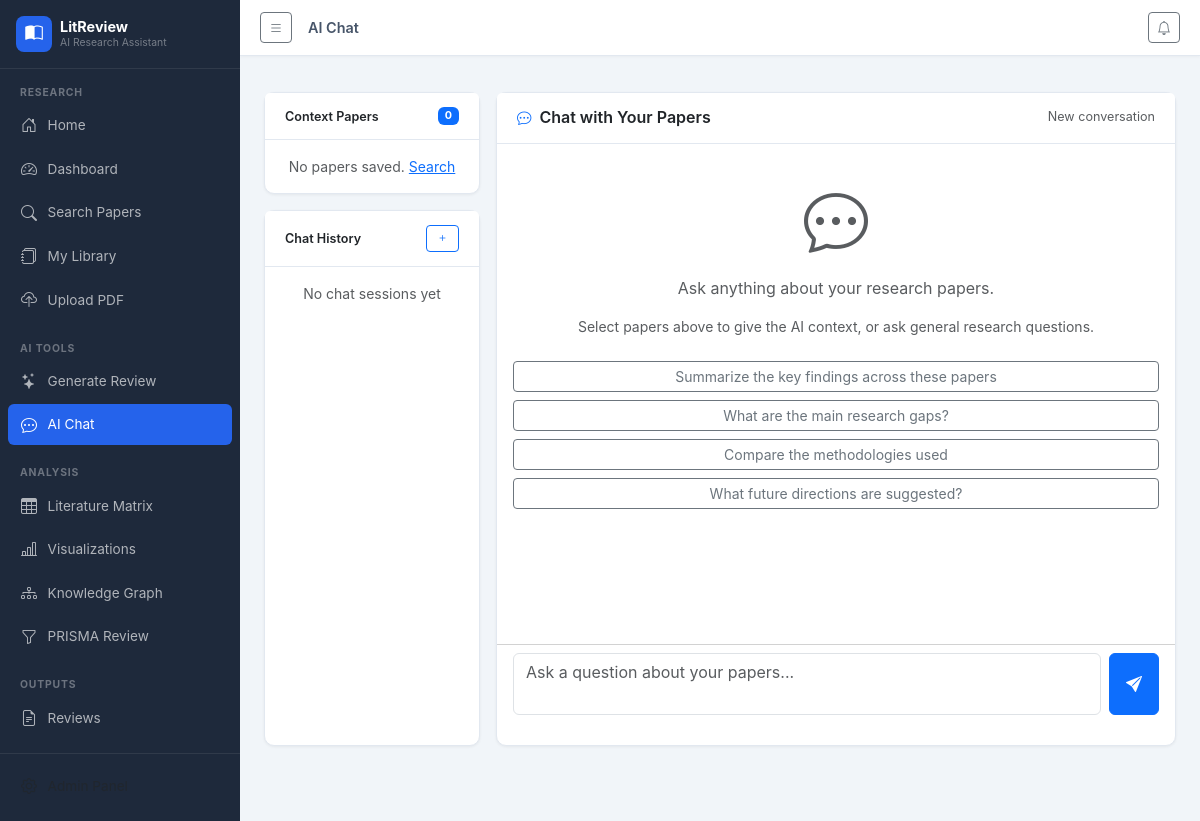
The page /ai/chat on the database as committed earlier.
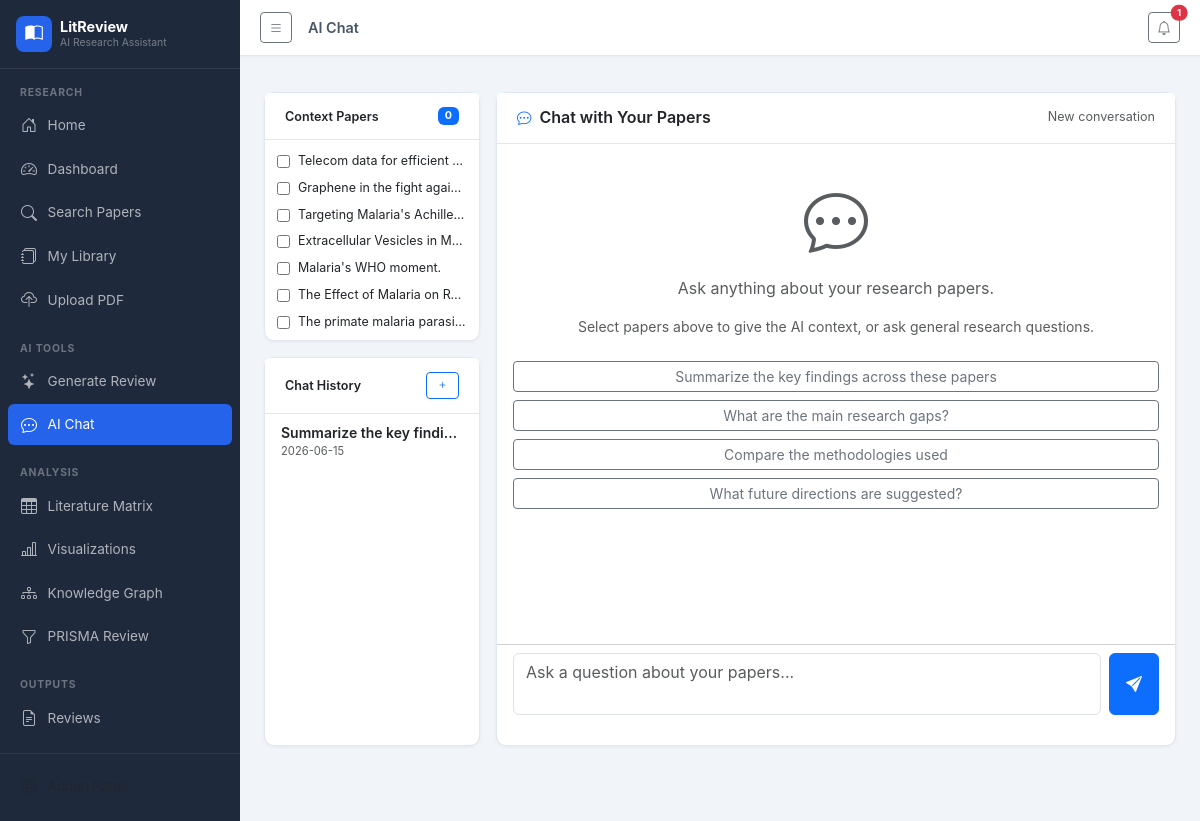
The same page on the database as committed later.
### tables this page shows
CREATE TABLE papers (
            id INTEGER PRIMARY KEY AUTOINCREMENT,
            title TEXT NOT NULL,
            authors TEXT,
            abstract TEXT,
            year INTEGER,
            doi TEXT,
            url TEXT,
            journal TEXT,
            citations_count INTEGER DEFAULT 0,
            source TEXT,
            keywords TEXT,
            full_text TEXT,
            created_at TIMESTAMP DEFAULT CURRENT_TIMESTAMP
        );

CREATE TABLE chat_sessions (
            id INTEGER PRIMARY KEY AUTOINCREMENT,
            title TEXT,
            context_type TEXT DEFAULT 'general',
            context_ids TEXT,
            created_at TIMESTAMP DEFAULT CURRENT_TIMESTAMP,
            updated_at TIMESTAMP DEFAULT CURRENT_TIMESTAMP
        );

### blueprints/ai_features.py (the view)
@ai_bp.route('/chat')
def chat():
    site = get_site_settings()
    db = get_db()
    feature = db.execute("SELECT is_enabled FROM feature_toggles WHERE feature_name='ai_chat'").fetchone()
    if feature and not feature['is_enabled']:
        db.close()
        return render_template('feature_disabled.html', site=site, feature='AI Chat')
    sessions = db.execute('SELECT * FROM chat_sessions ORDER BY updated_at DESC LIMIT 20').fetchall()
    papers_list = db.execute('SELECT id, title FROM papers ORDER BY created_at DESC LIMIT 50').fetchall()
    db.close()
    return render_template('ai/chat.html', site=site, sessions=sessions,
                           papers=papers_list, notifications=get_notifications())

### blueprints/ai_features.py (called while the page is built)
def get_site_settings():
    db = get_db()
    rows = db.execute('SELECT key, value FROM site_settings').fetchall()
    db.close()
    return {r['key']: r['value'] for r in rows}

def get_notifications():
    db = get_db()
    rows = db.execute('SELECT * FROM notifications WHERE is_read=0 ORDER BY created_at DESC LIMIT 10').fetchall()
    db.close()
    return [dict(r) for r in rows]

### models/__init__.py (called while the page is built)
def get_db():
    conn = sqlite3.connect(Config.DATABASE_PATH)
    conn.row_factory = sqlite3.Row
    return conn

### templates/ai/chat.html (shortened to what this page needs)
{% extends "base.html" %}
{% block page_title %}AI Chat{% endblock %}
{% block content %}
<div class="row g-3" style="height:calc(100vh - 130px);">
  <div class="col-lg-3 d-flex flex-column">
    <div class="card shadow-sm mb-3">
      <div class="card-header d-flex justify-content-between align-items-center">
        <h6 class="mb-0 fw-semibold small">Context Papers</h6>
        <span class="badge bg-primary" id="contextCount">0</span>
      </div>
      <div class="card-body p-2" style="max-height:200px;overflow-y:auto;">
        {% if papers %}
          {% for paper in papers %}
          <label class="d-flex align-items-center gap-2 py-1 px-1 rounded" style="cursor:pointer;font-size:0.78rem;">
            <input type="checkbox" class="paper-ctx-cb" value="{{ paper.id }}" onchange="updateContextCount()">
            <span class="text-truncate">{{ paper.title[:40] }}</span>
          </label>
          {% endfor %}
        {% else %}
          <p class="text-muted small text-center mb-0 py-2">No papers saved. <a href="/search">Search</a></p>
        {% endif %}
      </div>
    </div>
    <div class="card shadow-sm flex-grow-1">
      <div class="card-header d-flex justify-content-between align-items-center">
        <h6 class="mb-0 fw-semibold small">Chat History</h6>
        <button class="btn btn-xs btn-outline-primary" onclick="newChat()"><i class="bi bi-plus"></i></button>
      </div>
      <div class="list-group list-group-flush" style="overflow-y:auto;max-height:300px;" id="sessionList">
        {% for session in sessions %}
        <button class="list-group-item list-group-item-action py-2 text-start border-0 small"
                onclick="loadSession({{ session.id }})">
          <div class="text-truncate fw-semibold">{{ session.title }}</div>
          <div class="text-muted" style="font-size:0.7rem;">{{ session.updated_at[:10] }}</div>
        </button>
        {% else %}
        <div class="list-group-item text-muted small text-center py-3">No chat sessions yet</div>
        {% endfor %}
      </div>
    </div>
  </div>
  <div class="col-lg-9 d-flex flex-column">
    <div class="card shadow-sm flex-grow-1 d-flex flex-column">
      <div class="card-header d-flex align-items-center gap-2">
        <i class="bi bi-chat-dots text-primary"></i>
        <h6 class="mb-0 fw-semibold">Chat with Your Papers</h6>
        <span class="ms-auto text-muted small" id="sessionLabel">New conversation</span>
      </div>
      <div class="flex-grow-1 p-3 overflow-auto" id="chatMessages" style="min-height:300px;max-height:calc(100vh - 300px);">
        <div class="text-center text-muted py-4" id="welcomeMsg">
          <i class="bi bi-chat-dots display-3 opacity-15"></i>
          <p class="mt-3">Ask anything about your research papers.</p>
          <p class="small">Select papers above to give the AI context, or ask general research questions.</p>
          <div class="row g-2 mt-3">
            {% for q in ['Summarize the key findings across these papers', 'What are the main research gaps?', 'Compare the methodologies used', 'What future directions are suggested?'] %}
            <div class="col-12"><button class="btn btn-outline-secondary btn-sm w-100" onclick="askSuggested('{{ q }}')">{{ q }}</button></div>
            {% endfor %}
          </div>
        </div>
      </div>
      <div class="card-footer bg-white">
        <div class="d-flex gap-2">
          <textarea class="form-control" id="chatInput" rows="2" placeholder="Ask a question about your papers..." onkeydown="handleKey(event)" style="resize:none;"></textarea>
          <button class="btn btn-primary px-3" id="sendBtn" onclick="sendMessage()">
            <i class="bi bi-send-fill"></i>
          </button>
        </div>
      </div>
    </div>
  </div>
</div>
{% endblock %}

Rows that differ between the two databases and show on the page:
added papers: title "Telecom data for efficient…"
added papers: title "Graphene in the fight agai…"
added papers: title "Targeting Malaria's Achille…"
added papers: title "Extracellular Vesicles in M…"
added papers: title "Malaria's WHO moment."
added papers: title "The Effect of Malaria on R…"
added papers: title "The primate malaria parasi…"
added chat_sessions: title "Summarize the key findi…", updated_at "2026-06-15"
Other text that changed with them:
{{ g_notif_count }}: (not shown) → "1"
text no longer shown: "No papers saved. Search No chat sessions yet"
